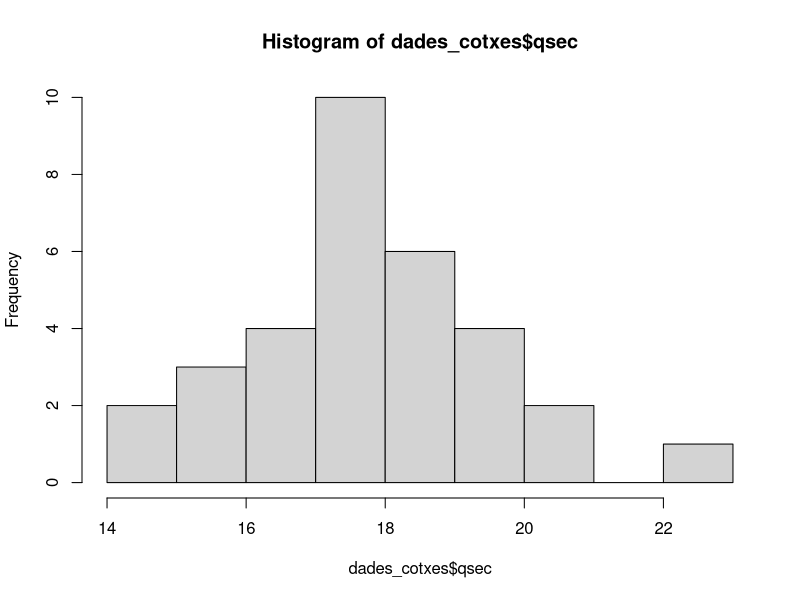

Generate this figure with R:
# Codi per problema 1
dades_cotxes <- mtcars

# mitjana qsec
mean(dades_cotxes$qsec)
# histograma del qsec (representació gràfica), està començant en el 14
# però les dadescomençen al 14.5, no és exacte, no coincideix amb cu
hist(dades_cotxes$qsec)

# taula del qsec en 9 intervals, entre 32 tenim la frecuencia sobre 1
table(cut(dades_cotxes$qsec, 9))
table(cut(dades_cotxes$qsec, 9))/32

# creem taula de frequencies, 32 és el nombre de cotxes
freq <-table(cut(dades_cotxes$qsec, 9))
ni <- freq # frequència absoluta
fi <- freq/32 # frequència relativa
Ni <- cumsum(freq) # frequència absoluta acomulada
Fi <- cumsum(freq/32) # frequència relativa acomulada
table <- data.frame(ni,fi,Ni,Fi)
table

# mediana drat
median(dades_cotxes$drat)

# 1r quartil drat
sort(dades_cotxes$drat) # per veureho
quantile(dades_cotxes$drat)

# On és el 18% de mpg?
sort(dades_cotxes$mpg) # per veureho
quantile(dades_cotxes$mpg, 0.18)

# Rang interquartilic de cyl és la diferencia etre el 3r i el 1r quartil
quantile(dades_cotxes$cyl) # i fem la resta
IQR(dades_cotxes$cyl) # ho fa directament

# Desv. típica corregida de cyl
sd(dades_cotxes$cyl)

# Variancia corregida de qsec
var(dades_cotxes$qsec)




